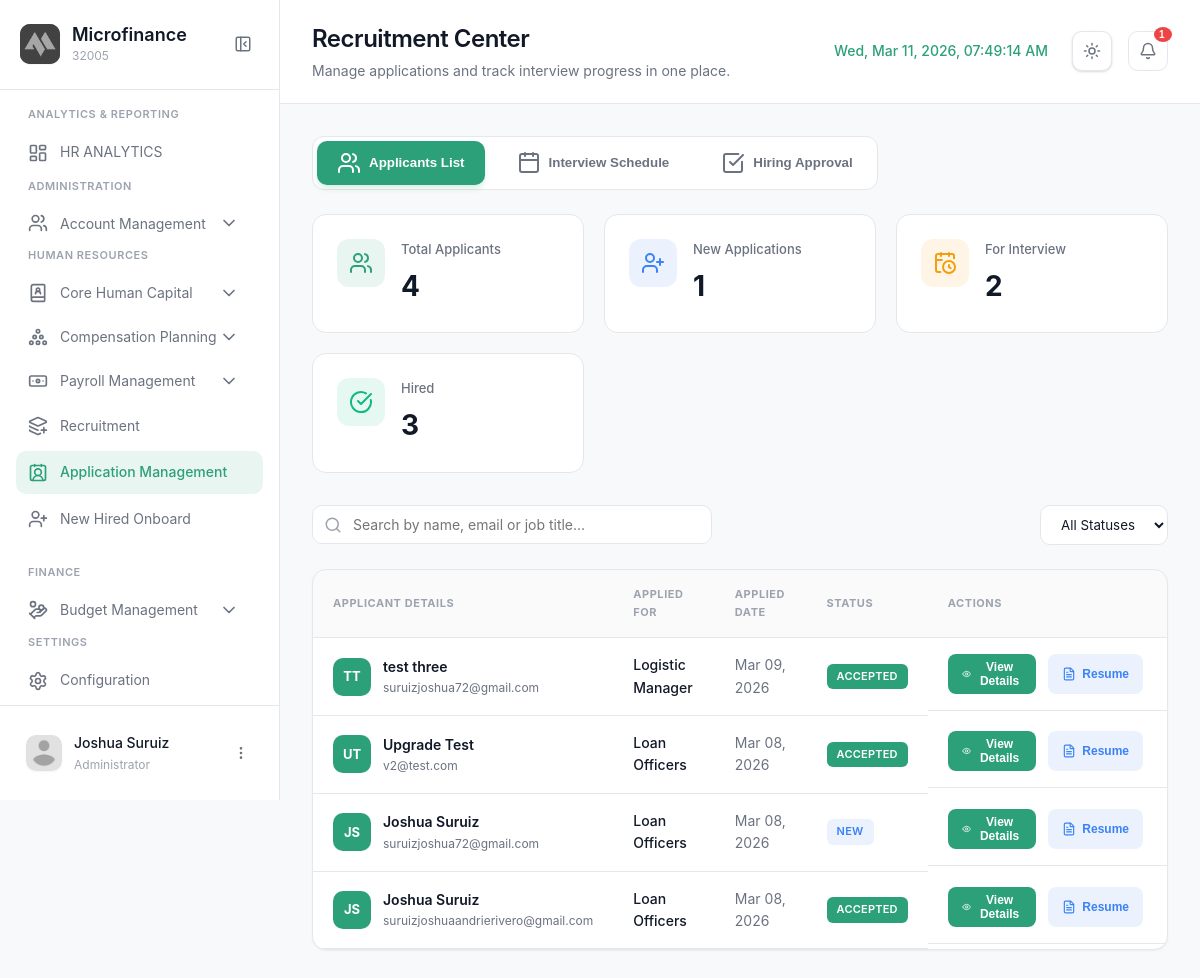
/modules/admin/applicationmgt.php (signed in), run on an earlier commit of the app's database.
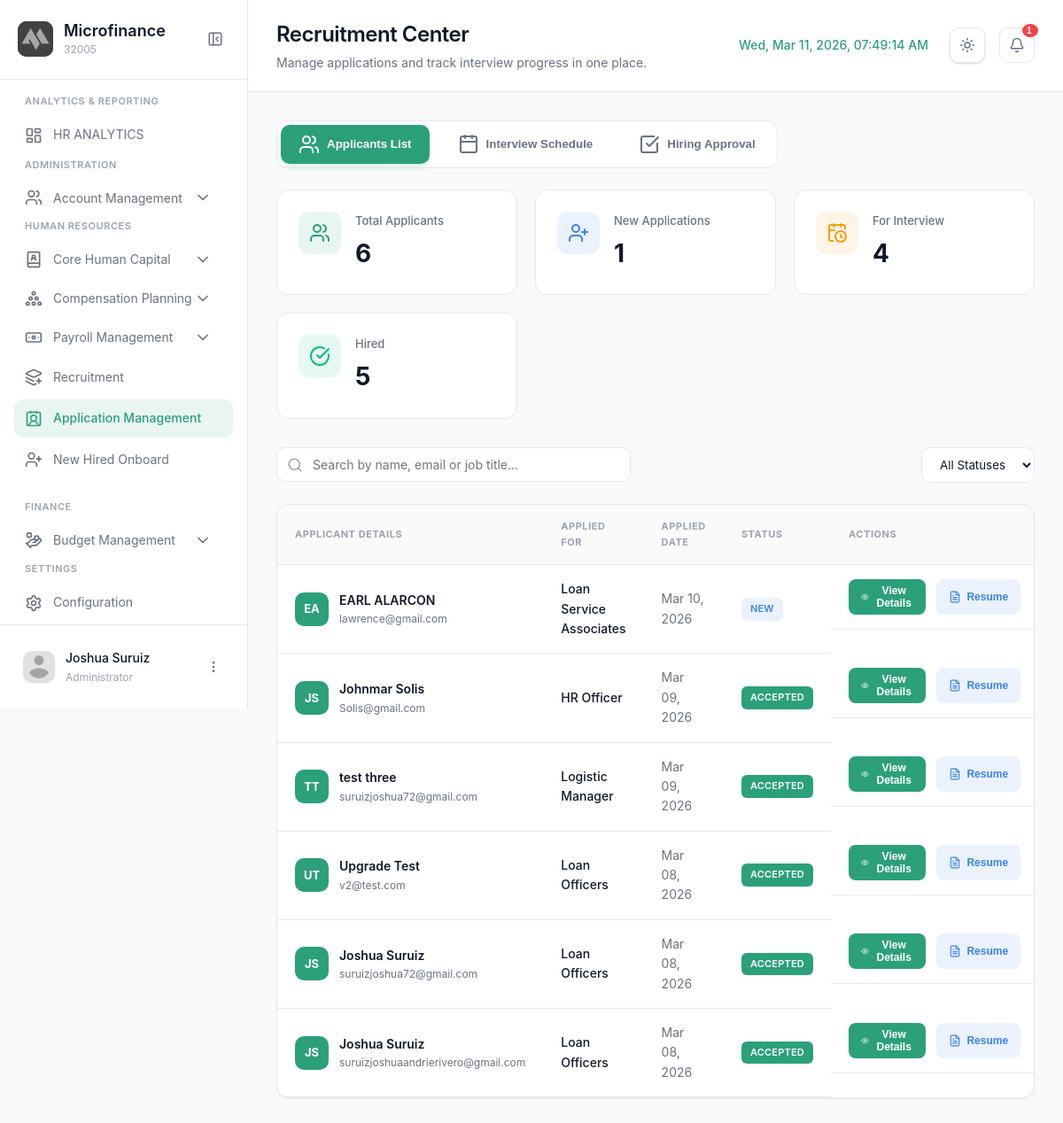
And on a later commit of the database.
### tables this page shows
CREATE TABLE `applicants` (
  `ApplicantID` int(11) NOT NULL,
  `PostID` int(11) NOT NULL,
  `FirstName` varchar(100) NOT NULL,
  `MiddleName` varchar(100) DEFAULT NULL,
  `LastName` varchar(100) NOT NULL,
  `Email` varchar(150) NOT NULL,
  `Phone` varchar(20) NOT NULL,
  `Gender` varchar(20) DEFAULT NULL,
  `DateOfBirth` date DEFAULT NULL,
  `PermanentAddress` text DEFAULT NULL,
  `EmergencyContactName` varchar(200) DEFAULT NULL,
  `EmergencyRelationship` varchar(50) DEFAULT NULL,
  `EmergencyPhone` varchar(20) DEFAULT NULL,
  `ResumePath` varchar(255) DEFAULT NULL,
  `GovIDPath` varchar(255) DEFAULT NULL,
  `ClearancePath` varchar(255) DEFAULT NULL,
  `TORPath` varchar(255) DEFAULT NULL,
  `IDPicturePath` varchar(255) DEFAULT NULL,
  `Status` enum('New','Reviewed','Shortlisted','Interview','Rejected','Accepted') DEFAULT 'New',
  `AppliedAt` timestamp NOT NULL DEFAULT current_timestamp(),
  `ApprovalStatus` varchar(50) DEFAULT 'Pending Manager Approval'
);

CREATE TABLE `job_postings` (
  `PostID` int(11) NOT NULL,
  `RequisitionID` int(11) NOT NULL,
  `Title` varchar(255) NOT NULL,
  `Department` varchar(100) DEFAULT NULL,
  `Location` varchar(100) DEFAULT 'Metro Manila',
  `JobType` enum('Full-time','Part-time','Contract','Temporary') DEFAULT 'Full-time',
  `SalaryType` varchar(50) DEFAULT NULL,
  `SalaryRange` varchar(100) DEFAULT NULL,
  `Category` enum('Technology','Design','Marketing','Human Resources','Finance','Operations') DEFAULT 'Operations',
  `Description` text DEFAULT NULL,
  `Responsibilities` text DEFAULT NULL,
  `Requirements` text DEFAULT NULL,
  `Status` enum('Live','Closed','Archived') DEFAULT 'Live',
  `CreatedAt` timestamp NOT NULL DEFAULT current_timestamp()
);

### modules/admin/applicationmgt.php (the view, shortened to what this page needs)
<?php
require_once '../../config/config.php';
$page = 'applicationmgt';
$module = 'recruitment';
$stats = [
    'Total' => $conn->query("SELECT COUNT(*) FROM applicants")->fetch_row()[0],
    'New' => $conn->query("SELECT COUNT(*) FROM applicants WHERE Status = 'New'")->fetch_row()[0],
    'Shortlisted' => $conn->query("SELECT COUNT(*) FROM applicants WHERE Status = 'Shortlisted'")->fetch_row()[0],
    'Accepted' => $conn->query("SELECT COUNT(*) FROM applicants WHERE Status = 'Accepted'")->fetch_row()[0]
];
$query = "SELECT a.*, j.Title as JobTitle
          FROM applicants a
          JOIN job_postings j ON a.PostID = j.PostID
          ORDER BY a.AppliedAt DESC";
$applicants = $conn->query($query);
$interviewQuery = "SELECT s.*, a.FirstName, a.LastName, a.Email, a.Status, j.Title as JobTitle, u.Username as InterviewerName
                  FROM interview_schedules s
                  JOIN applicants a ON s.ApplicantID = a.ApplicantID
                  JOIN job_postings j ON a.PostID = j.PostID
                  JOIN useraccounts u ON s.InterviewerID = u.AccountID
                  ORDER BY s.InterviewDate ASC, s.InterviewTime ASC";
$interviews = $conn->query($interviewQuery);
?>
<!DOCTYPE html>
<html lang="en">
<head>
  <link rel="stylesheet" href="../../css/applicationmgt.css?v=<?php echo time(); ?>">
</head>
<body>
  <aside class="sidebar" id="sidebar">
    <div class="sidebar-header">
      <div class="logo-container">
        <div class="logo-wrapper">
          <img src="../../img/logo.png" alt="Logo" class="logo">
        </div>
        <div class="logo-text">
          <h2 class="app-name">Microfinance</h2>
          <span class="app-tagline">32005</span>
        </div>
      </div>
      <button class="sidebar-toggle" id="sidebarToggle">
        <i data-lucide="panel-left-close"></i>
      </button>
    </div>
    <nav class="sidebar-nav">
      <div class="nav-section">
        <span class="nav-section-title">ANALYTICS & REPORTING</span>
        <a href="dashboard.php" class="nav-item">
          <i data-lucide="layout-dashboard"></i>
          <span>HR ANALYTICS</span>
        </a>
      <div class="nav-section">
        <span class="nav-section-title">ADMINISTRATION</span>
        <div class="nav-item-group <?php echo ($module === 'accounts') ? 'active' : ''; ?>">
          <button class="nav-item has-submenu" data-module="accounts">
            <div class="nav-item-content">
              <i data-lucide="users"></i>
              <span>Account Management</span>
            </div>
            <i data-lucide="chevron-down" class="submenu-icon"></i>
          </button>
        </div>
       <div class="nav-section">
        <span class="nav-section-title">Human Resources</span>
          <div class="nav-item-group <?php echo ($module === 'corehumancapital') ? 'active' : ''; ?>">
          <button class="nav-item has-submenu" data-module="corehumancapital">
            <div class="nav-item-content">
              <i data-lucide="book-user"></i>
              <span>Core Human Capital</span>
            </div>
            <i data-lucide="chevron-down" class="submenu-icon"></i>
          </button>
        </div>
          <div class="nav-item-group <?php echo ($module === 'planning') ? 'active' : ''; ?>">
          <button class="nav-item has-submenu" data-module="planning">
            <div class="nav-item-content">
              <i data-lucide="circle-pile"></i>
              <span>Compensation Planning</span>
            </div>
            <i data-lucide="chevron-down" class="submenu-icon"></i>
          </button>
        </div>
        <div class="nav-item-group <?php echo ($module === 'payroll') ? 'active' : ''; ?>">
          <button class="nav-item has-submenu" data-module="payroll">
            <div class="nav-item-content">
              <i data-lucide="banknote"></i>
              <span>Payroll Management</span>
            </div>
            <i data-lucide="chevron-down" class="submenu-icon"></i>
          </button>
        </div>
            <a href="recruitment.php" class="nav-item <?php echo ($page === 'recruitment') ? 'active' : ''; ?>">
              <i data-lucide="layers-plus"></i>
              <span>Recruitment</span>
            </a>
            <a href="applicationmgt.php" class="nav-item <?php echo ($page === 'applicationmgt') ? 'active' : ''; ?>">
              <i data-lucide="contact-round"></i>
              <span>Application Management</span>
            </a>
      <a href="newhiredonboard.php" class="nav-item <?php echo ($page === 'newhiredonboard') ? 'active' : ''; ?>">
              <i data-lucide="user-plus"></i>
              <span>New Hired Onboard</span>
            </a>
        </div>
        <div class="nav-section">
        <span class="nav-section-title">FINANCE</span>
        <div class="nav-item-group <?php echo ($module === 'budget') ? 'active' : ''; ?>">
          <button class="nav-item has-submenu" data-module="budget">
            <div class="nav-item-content">
              <i data-lucide="hand-coins"></i>
              <span>Budget Management</span>
            </div>
            <i data-lucide="chevron-down" class="submenu-icon"></i>
          </button>
      <div class="nav-section">
        <span class="nav-section-title">SETTINGS</span>
        <a href="#" class="nav-item">
          <i data-lucide="settings"></i>
          <span>Configuration</span>
        </a>
      </div>
    </nav>
    <div class="sidebar-footer">
      <div class="user-profile">
        <div class="user-avatar">
          <img src="../../img/profile.png" alt="User">
        </div>
        <div class="user-info">
          <span class="user-name"><?php echo htmlspecialchars($_SESSION['username'] ?? 'Admin'); ?></span>
          <span class="user-role">Administrator</span>
        </div>
        <button class="user-menu-btn" id="userMenuBtn">
          <i data-lucide="more-vertical"></i>
        </button>
      </div>
    </div>
  </aside>
  <main class="main-content">
    <header class="page-header">
      <div class="header-left">
        <div class="header-title">
          <h1>Recruitment Center</h1>
          <p>Manage applications and track interview progress in one place.</p>
        </div>
      </div>
      <div class="header-right">
        <div class="header-clock">
          <span id="realTimeClock"></span>
        </div>
        <button class="theme-toggle" id="themeToggle" aria-label="Toggle theme">
          <i data-lucide="sun" class="sun-icon"></i>
        </button>
        <button class="icon-btn">
          <i data-lucide="bell"></i>
          <span class="badge" id="notifBadge" style="background:#ef4444; position:absolute; top:-5px; right:-5px; font-size:10px; padding:2px 5px; color:white; border-radius:50%;"><?php echo $stats['New']; ?></span>
        </button>
      </div>
    </header>
    <div class="content-wrapper">
      <div class="tabs-container">
        <button class="tab-btn active" data-tab="applicants">
          <i data-lucide="users"></i>
          <span>Applicants List</span>
        </button>
        <button class="tab-btn" data-tab="interviews">
          <i data-lucide="calendar"></i>
          <span>Interview Schedule</span>
        </button>
        <button class="tab-btn" data-tab="hiring">
          <i data-lucide="check-square"></i>
          <span>Hiring Approval</span>
        </button>
      </div>
      <div id="applicantsTab" class="tab-content active">
        <div class="stats-grid">
          <div class="stat-card">
            <div class="stat-icon" style="background: rgba(44, 160, 120, 0.1); color: var(--brand-green);">
              <i data-lucide="users"></i>
            </div>
            <div class="stat-content">
              <span class="stat-label">Total Applicants</span>
              <h3 class="stat-value"><?php echo number_format($stats['Total']); ?></h3>
            </div>
          </div>
          <div class="stat-card">
            <div class="stat-icon" style="background: rgba(59, 130, 246, 0.1); color: #3b82f6;">
              <i data-lucide="user-plus"></i>
            </div>
            <div class="stat-content">
              <span class="stat-label">New Applications</span>
              <h3 class="stat-value"><?php echo $stats['New']; ?></h3>
            </div>
          </div>
          <div class="stat-card">
            <div class="stat-icon" style="background: rgba(245, 158, 11, 0.1); color: #f59e0b;">
              <i data-lucide="calendar-clock"></i>
            </div>
            <div class="stat-content">
              <span class="stat-label">For Interview</span>
              <h3 class="stat-value"><?php echo ($interviews ? $interviews->num_rows : 0); ?></h3>
            </div>
          </div>
          <div class="stat-card">
            <div class="stat-icon" style="background: rgba(16, 185, 129, 0.1); color: #10b981;">
              <i data-lucide="check-circle"></i>
            </div>
            <div class="stat-content">
              <span class="stat-label">Hired</span>
              <h3 class="stat-value"><?php echo $stats['Accepted']; ?></h3>
            </div>
          </div>
        </div>
        <div class="toolbar">
          <div class="search-box">
            <input type="text" id="applicantSearch" placeholder="Search by name, email or job title...">
          </div>
          <div class="filter-group">
            <select id="statusFilter" class="filter-select">
              <option value="all">All Statuses</option>
            </select>
          </div>
        </div>
      <div class="table-container">
        <table class="applicant-table">
          <thead>
            <tr>
              <th>Applicant Details</th>
              <th>Applied For</th>
              <th>Applied Date</th>
              <th>Status</th>
              <th>Actions</th>
            </tr>
          </thead>
          <tbody id="applicantTableBody">
            <?php
            $applicants->data_seek(0);
            while($row = $applicants->fetch_assoc()):
               $initials = strtoupper(substr($row['FirstName'], 0, 1) . substr($row['LastName'], 0, 1));
               $statusClass = "badge-" . strtolower($row['Status']);
            ?>
            <tr class="applicant-row" data-status="<?php echo $row['Status']; ?>">
              <td>
                <div class="user-info-cell">
                  <div class="initials-avatar"><?php echo $initials; ?></div>
                  <div class="name-email">
                    <span class="applicant-name"><?php echo htmlspecialchars($row['FirstName'] . ' ' . $row['LastName']); ?></span>
                    <span class="applicant-email"><?php echo htmlspecialchars($row['Email']); ?></span>
                  </div>
                </div>
              </td>
              <td>
                <div style="font-weight:500; color:var(--text-primary);"><?php echo htmlspecialchars($row['JobTitle']); ?></div>
              </td>
              <td style="color:var(--text-secondary);">
                <?php echo date('M d, Y', strtotime($row['AppliedAt'])); ?>
              </td>
              <td>
                <span class="badge <?php echo $statusClass; ?>"><?php echo $row['Status']; ?></span>
              </td>
              <td style="display:flex; gap:8px;">
                <button class="action-btn view-details" data-id="<?php echo $row['ApplicantID']; ?>" style="background:var(--brand-green); color:white; border:none; padding:6px 14px; border-radius:8px; font-size:12px; font-weight:600; cursor:pointer; display:flex; align-items:center; gap:6px;">
                  <i data-lucide="eye" style="width:14px;"></i>
                  <span>View Details</span>
                </button>
                <button class="action-btn download-resume" onclick="window.open('../../<?php echo $row['ResumePath']; ?>')" style="background:rgba(59,130,246,0.1); color:#3b82f6; border:none; padding:6px 14px; border-radius:8px; font-size:12px; font-weight:600; cursor:pointer; display:flex; align-items:center; gap:6px;">
                  <i data-lucide="file-text" style="width:14px;"></i>
                  <span>Resume</span>
                </button>
              </td>
            </tr>
            <?php endwhile; ?>
          </tbody>
        </table>
      </div>
    </div>
    </div>
  </main>
</body>
</html>

### modules/admin/applicationmgt.php (style rules this page uses)
.tabs-container { display: flex; gap: 12px; margin-bottom: 24px; padding: 4px; background: var(--surface); border-radius: 12px; width: fit-content; border: 1px solid var(--border-color); }
.tab-btn { padding: 10px 20px; border: none; background: transparent; color: var(--text-secondary); font-weight: 600; border-radius: 10px; cursor: pointer; display: flex; align-items: center; gap: 8px; transition: all 0.2s ease; }
.tab-btn.active { background: var(--brand-green); color: white; box-shadow: 0 4px 6px -1px rgba(44, 160, 120, 0.2); }
.tab-content { display: none; }
.tab-content.active { display: block; }

What changed in the data, as far as the page shows it:
added applicants: initials "EA", FirstName+LastName "EARL ALARCON", Email "lawrence@gmail.com", PostID.Title "Loan Service Associates", AppliedAt "Mar 10, 2026", Status "NEW"
added applicants: initials "JS", FirstName+LastName "Johnmar Solis", Email "Solis@gmail.com", PostID.Title "HR Officer", AppliedAt "Mar 09, 2026", Status "ACCEPTED"
changed applicants (number 5 of 6 on the later page): Status "NEW" → "ACCEPTED"
Also different on the page:
$stats['Total']: "4" → "6"
$interviews->num_rows: "2" → "4"
$stats['Accepted']: "3" → "5"
